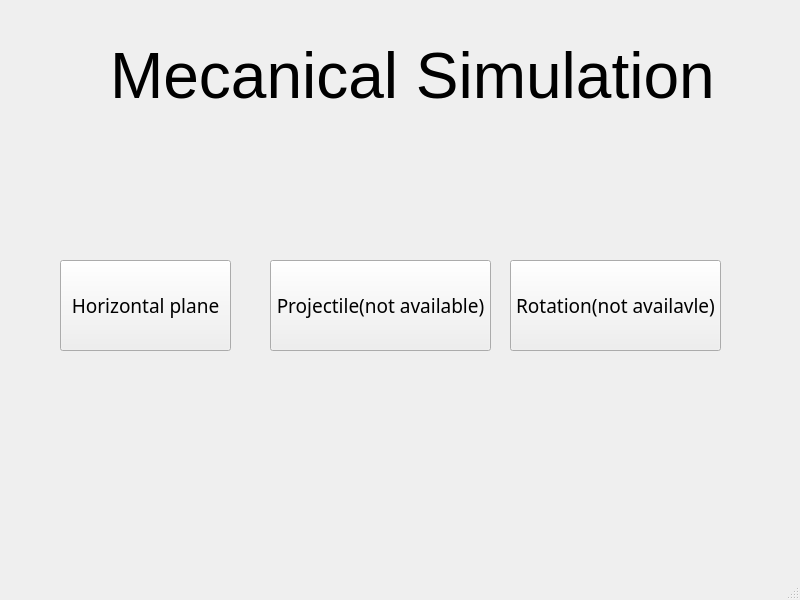
<?xml version="1.0" encoding="UTF-8"?>
<ui version="4.0">
 <class>MainWindow</class>
 <widget class="QMainWindow" name="MainWindow">
  <property name="geometry">
   <rect>
    <x>0</x>
    <y>0</y>
    <width>800</width>
    <height>600</height>
   </rect>
  </property>
  <property name="windowTitle">
   <string>MainWindow</string>
  </property>
  <widget class="QWidget" name="centralwidget">
   <widget class="QLabel" name="label">
    <property name="geometry">
     <rect>
      <x>110</x>
      <y>-90</y>
      <width>631</width>
      <height>331</height>
     </rect>
    </property>
    <property name="font">
     <font>
      <pointsize>48</pointsize>
     </font>
    </property>
    <property name="text">
     <string>Mecanical Simulation</string>
    </property>
   </widget>
   <widget class="QPushButton" name="horizontal">
    <property name="geometry">
     <rect>
      <x>60</x>
      <y>260</y>
      <width>171</width>
      <height>91</height>
     </rect>
    </property>
    <property name="font">
     <font>
      <family>Yu Gothic Medium</family>
      <pointsize>14</pointsize>
     </font>
    </property>
    <property name="text">
     <string>Horizontal plane</string>
    </property>
   </widget>
   <widget class="QPushButton" name="horizontal_2">
    <property name="geometry">
     <rect>
      <x>270</x>
      <y>260</y>
      <width>221</width>
      <height>91</height>
     </rect>
    </property>
    <property name="font">
     <font>
      <family>Yu Gothic Medium</family>
      <pointsize>14</pointsize>
     </font>
    </property>
    <property name="text">
     <string>Projectile(not available)</string>
    </property>
   </widget>
   <widget class="QPushButton" name="horizontal_3">
    <property name="geometry">
     <rect>
      <x>510</x>
      <y>260</y>
      <width>211</width>
      <height>91</height>
     </rect>
    </property>
    <property name="font">
     <font>
      <family>Yu Gothic Medium</family>
      <pointsize>14</pointsize>
     </font>
    </property>
    <property name="text">
     <string>Rotation(not availavle)</string>
    </property>
   </widget>
  </widget>
  <widget class="QMenuBar" name="menubar">
   <property name="geometry">
    <rect>
     <x>0</x>
     <y>0</y>
     <width>800</width>
     <height>21</height>
    </rect>
   </property>
  </widget>
  <widget class="QStatusBar" name="statusbar"/>
 </widget>
 <resources/>
 <connections/>
</ui>
